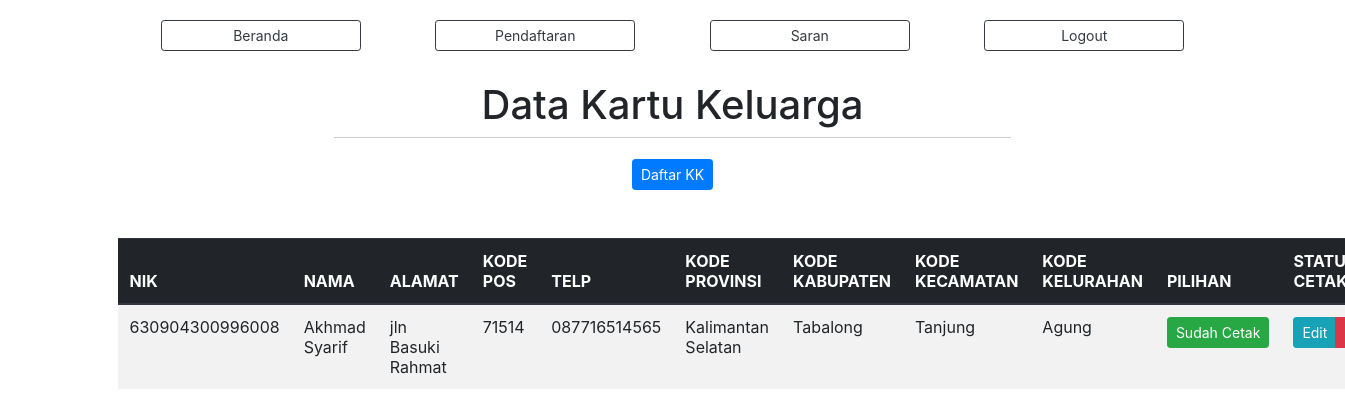
Page /?view=data-kk (signed in) on the committed database.
### tables this page shows
CREATE TABLE `kartu_keluarga` (
  `id_kk` int(200) NOT NULL,
  `nik` bigint(200) NOT NULL,
  `nama` varchar(100) NOT NULL,
  `alamat` varchar(100) NOT NULL,
  `kodepos` varchar(10) NOT NULL,
  `telp` varchar(15) NOT NULL,
  `kodenopro` varchar(100) NOT NULL,
  `kodenokab` varchar(100) NOT NULL,
  `kdoenokec` varchar(100) NOT NULL,
  `kodenokel` varchar(100) NOT NULL,
  `status_cetak` int(5) NOT NULL DEFAULT 0,
  `tanggal_permohonan` date NOT NULL
);

### models/admin.php (called while the page is built, shortened)
<?php
class Admin
{
  private $mysqli;
  function __construct($mysqli)
  {
    $this->mysqli = $mysqli;
  }
  public function showKK()
  {
    $db = $this->mysqli->conn;
    $sql = " SELECT * FROM kartu_keluarga ";
    $query = $db->query($sql);
    return $query;
  }
}
?>

### view/kartu-keluarga/data-kk.php (the view)
<div class="header-hal">
    <h1>Data Kartu Keluarga</h1>
    <hr>
    <?php if (@$_SESSION['user']) { ?>
    <a href="?view=daftar-kk" class="btn btn-sm btn-primary">Daftar KK</a>
  <?php } ?>
</div>
<div class="container mt-5">
  <table class="table table-striped table-hover">
    <thead class="thead-dark">
      <tr>
        <th>NIK</th>
        <th>NAMA</th>
        <th>ALAMAT </th>
        <th>KODE POS</th>
        <th>TELP</th>
        <th>KODE PROVINSI</th>
        <th>KODE KABUPATEN</th>
        <th>KODE KECAMATAN</th>
        <th>KODE KELURAHAN</th>
        <?php if (@$_SESSION['hak_akses'] == 2) { ?>
        <th>PILIHAN</th>
        <th>STATUS CETAK</th>
        <?php } ?>
      </tr>
    </thead>
    <tbody>
      <?php
      $data = $objAdmin->showKK();
      while ($a = $data->fetch_object()) {
      ?>
      <tr>
        <td><?=$a->nik ?></td>
        <td><?=$a->nama ?></td>
        <td><?=$a->alamat ?></td>
        <td><?=$a->kodepos ?></td>
        <td><?=$a->telp ?></td>
        <td><?=$a->kodenopro ?></td>
        <td><?=$a->kodenokab ?></td>
        <td><?=$a->kdoenokec ?></td>
        <td><?=$a->kodenokel ?></td>
        <?php if (@$_SESSION['hak_akses'] == 2) { ?>
          <td>
            <?php
            if ($a->status_cetak == 0) { ?>
              <a href="?view=status-cetak-kk&nik=<?=$a->nik ?>&status=<?=$a->status_cetak ?>" class="btn btn-sm btn-dark">Belum Cetak</a>
            <?php
            }else{ ?>
            <a href="?view=status-cetak-kk&nik=<?=$a->nik ?>&status=<?=$a->status_cetak ?>" class="btn btn-sm btn-success">Sudah Cetak</a>
            <?php
            }
            ?>
          </td>
        <td>
          <div class="btn-group">
            <a href="?view=edit-kk&nik=<?=$a->nik ?>" class="btn btn-sm btn-info">Edit</a>
            <a href="?view=hapus-kk&nik=<?=$a->nik ?>" onclick="return confirm('Hapus data ?')" class="btn btn-sm btn-danger">Hapus</a>
          </div>
        </td>
        <?php } ?>
      </tr>
    <?php } ?>
    </tbody>
  </table>
</div>

### assets/css/home.css (style rules this page uses)
.header-hal { width: 100%; text-align: center; margin-top: 10px; }
hr { height: 1px; border-top: 1px solid #ccc; margin: auto; width: 50%; padding: 10px; }
.view-buku th, td { text-align: left; padding: 8px; }

### rows in the picture
kartu_keluarga: nik "630904300996008", nama "Akhmad Syarif", alamat "jln Basuki Rahmat", kodepos "71514", telp "087716514565", kodenopro "Kalimantan Selatan", kodenokab "Tabalong", kdoenokec "Tanjung", kodenokel "Agung"
